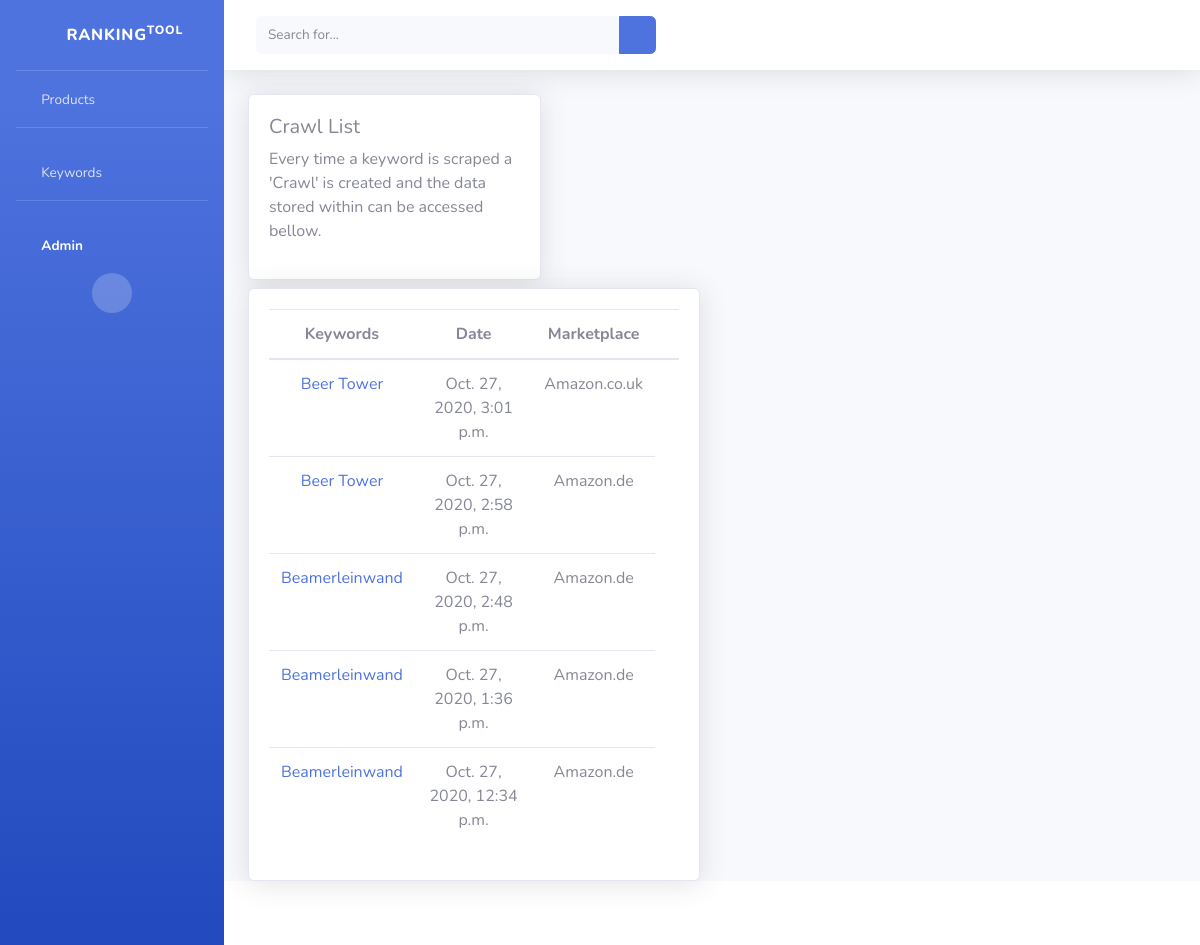
Page /crawl/ on the earlier database version.
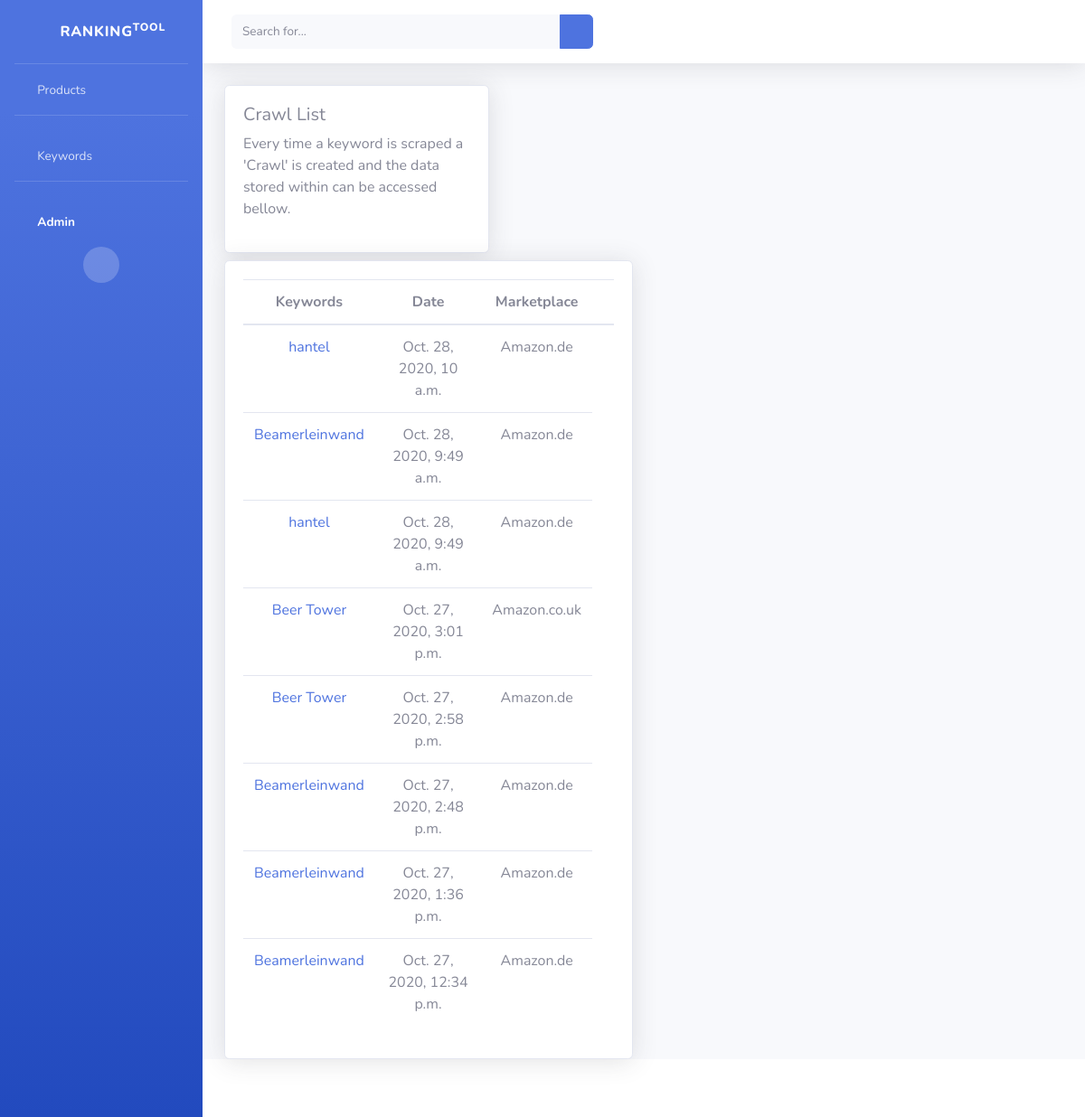
Same page on the later database version.
### RankingTool/models.py (models this page shows, shortened)
class KeywordCrawl(models.Model):
    keyword = models.ForeignKey(Keyword,default=None, on_delete= models.CASCADE)
    date = models.DateTimeField(default=datetime.now)
    products = models.ManyToManyField(ScrapeProduct)
    marketplace = models.ForeignKey(Marketplace, default=None, on_delete= models.CASCADE, null=True)

class Keyword(models.Model):
    keyword = models.CharField(max_length=200,default="")
    marketplace = models.ForeignKey(Marketplace, on_delete=models.CASCADE, default=None, null=True, blank=True)
    class Meta:
        unique_together = ['keyword', 'marketplace']
    def __str__(self):
        return self.keyword

class Marketplace(models.Model):
    name = models.CharField(max_length=20, unique=True)
    url = models.CharField(max_length=200)
    country = models.CharField(max_length=20)

### RankingTool/views.py (the view)
# urls.py: path('crawl/', crawl_list_view, name="crawl-list"),
def crawl_list_view(request):
    crawls = KeywordCrawl.objects.all().order_by('-date')
    context = {
        'crawls': crawls
    }
    return render(request, "crawl/crawl_list.html", context)

### templates/crawl/crawl_list.html
{% extends 'base.html' %}
{% block content %}
<div class="row">
<div class="col-4">
<div class="card shadow mb-2">
  <div class="card-body">
    <h5>
      Crawl List
    </h5>
    <p>
      Every time a keyword is scraped a 'Crawl' is created and the data stored within can be accessed bellow.
    </p>
  </div>
</div>
</div>
</div>
<div class="row">
  <div class="col-6">
    <div class="card shadow">
      <div class="card-body">
        <table class="table" style="text-align: center;">
          <thead>
            <tr>
              <th scope="col">Keywords</th>
              <th scope="col">Date</th>
              <th scope="col">Marketplace</th>
              <th scope="col"></th>
            </tr>
          </thead>
          <tbody>
            {% for crawl in crawls %}
              <tr>
                <td><a href="{% url 'crawl-detail' crawl.id %}">{{ crawl.keyword}}</a></td>
                <td>{{ crawl.date}}</td>
                <td>{{ crawl.marketplace.name}}</td>
              </tr>
            {% endfor %}
          </tbody>
        </table>
      </div>
    </div>
  </div>
</div>
{% endblock content %}

### templates/base.html (shortened to what this page needs)
<!DOCTYPE html>
<html lang="en">
{% load static %}
<head>
  <link href="{% static 'vendor/fontawesome-free/css/all.min.css' %}" rel="stylesheet" type="text/css">
  <link href="{% static 'css/sb-admin-2.min.css' %}" rel="stylesheet">
</head>
<body id="page-top">
  <div id="wrapper">
    <ul class="navbar-nav bg-gradient-primary sidebar sidebar-dark accordion" id="accordionSidebar">
      <a class="sidebar-brand d-flex align-items-center justify-content-center" href="{% url 'home' %}">
        <div class="sidebar-brand-icon rotate-n-15">
          <i class="fas fa-align-center"></i>
        </div>
        <div class="sidebar-brand-text mx-3">Ranking<sup>Tool</sup></div>
      </a>
      <hr class="sidebar-divider my-0">
      <li class="nav-item">
        <a class="nav-link collapsed" href="#" data-toggle="collapse" data-target="#collapseOne" aria-expanded="true" aria-controls="collapseOne">
          <i class="fas fa-fw fa-box-open"></i>
          <span>Products</span>
        </a>
      </li>
      <hr class="sidebar-divider">
      <li class="nav-item">
        <a class="nav-link collapsed" href="#" data-toggle="collapse" data-target="#collapseTwo" aria-expanded="true" aria-controls="collapseTwo">
          <i class="fas fa-fw fa-font"></i>
          <span>Keywords</span>
        </a>
      </li>
      <hr class="sidebar-divider">
      <li class="nav-item active">
        <a class="nav-link" href="/admin/">
          <i class="fas fa-fw fa-list"></i>
          <span>Admin</span></a>
      </li>
      <div class="text-center d-none d-md-inline">
        <button class="rounded-circle border-0" id="sidebarToggle"></button>
      </div>
    </ul>
    <div id="content-wrapper" class="d-flex flex-column">
      <div id="content">
        <nav class="navbar navbar-expand navbar-light bg-white topbar mb-4 static-top shadow">
          <form class="d-none d-sm-inline-block form-inline mr-auto ml-md-3 my-2 my-md-0 mw-100 navbar-search">
            <div class="input-group">
              <input type="text" class="form-control bg-light border-0 small" placeholder="Search for..." aria-label="Search" aria-describedby="basic-addon2">
              <div class="input-group-append">
                <button class="btn btn-primary" type="button">
                  <i class="fas fa-search fa-sm"></i>
                </button>
              </div>
            </div>
          </form>
        </nav>
        <div class="container-fluid">
            <div id="content" name="content">
                {% block content %}
                {% endblock %}
                </div>
        </div>
      </div>
      <footer class="sticky-footer bg-white">
      </footer>
    </div>
  </div>
</body>
</html>

Differences in the rows shown:
added KeywordCrawl: keyword "hantel", date "Oct. 28, 2020, 10 a.m.", marketplace.name "Amazon.de"
added KeywordCrawl: keyword "Beamerleinwand", date "Oct. 28, 2020, 9:49 a.m.", marketplace.name "Amazon.de"
added KeywordCrawl: keyword "hantel", date "Oct. 28, 2020, 9:49 a.m.", marketplace.name "Amazon.de"
